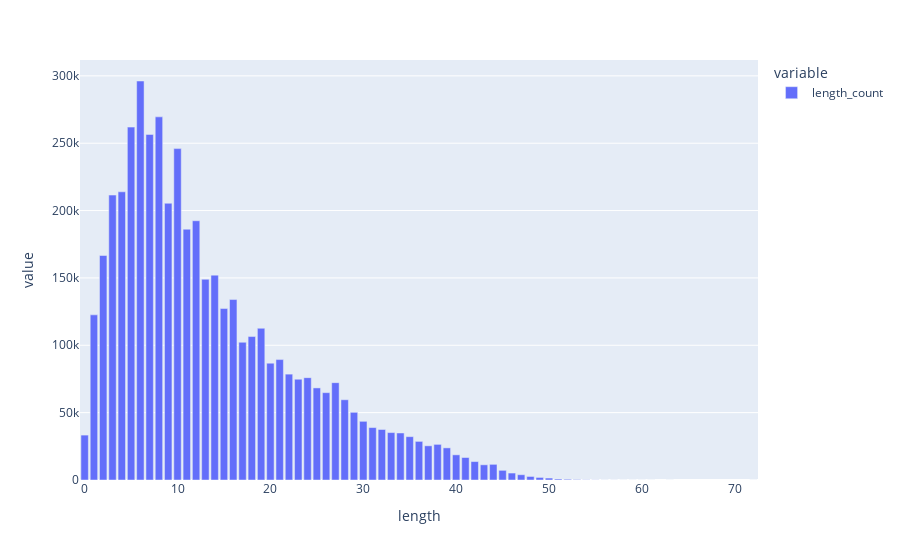

The notebook cell this image was saved under:
### Code cell
df.plot.bar()

### Figure 1 — Plotly figure (JSON) as saved in the notebook; plotly's stock layout.template omitted (floating-point values rounded to 4 significant figures)
{"data": [{"hovertemplate": "variable=length_count<br>length=%{x}<br>value=%{y}<extra></extra>", "legendgroup": "length_count", "marker": {"color": "#636efa", "pattern": {"shape": ""}}, "name": "length_count", "orientation": "v", "showlegend": true, "textposition": "auto", "type": "bar", "x": [0, 1, 2, 3, 4, 5, 6, 7, 8, 9, 10, 11, 12, 13, 14, 15, 16, 17, 18, 19, 20, 21, 22, 23, 24, 25, 26, 27, 28, 29, 30, 31, 32, 33, 34, 35, 36, 37, 38, 39, 40, 41, 42, 43, 44, 45, 46, 47, 48, 49, 50, 51, 52, 53, 54, 55, 56, 57, 58, 59, 60, 61, 63, 72], "xaxis": "x", "y": [33331, 122587, 166643, 211502, 213920, 261939, 296175, 256514, 269547, 205420, 245996, 186151, 192442, 148995, 152074, 127267, 133950, 102234, 106477, 112629, 86726, 89383, 78590, 74799, 75966, 68361, 64827, 72254, 59575, 50244, 43555, 38922, 37492, 35202, 34898, 32174, 28659, 25378, 26449, 23861, 18684, 16699, 13677, 11284, 11623, 7176, 5163, 3924, 2630, 1903, 1452, 753, 559, 321, 146, 95, 40, 31, 6, 6, 4, 1, 2, 1], "yaxis": "y"}], "layout": {"barmode": "relative", "legend": {"title": {"text": "variable"}, "tracegroupgap": 0}, "margin": {"t": 60}, "xaxis": {"anchor": "y", "domain": [0, 1], "title": {"text": "length"}}, "yaxis": {"anchor": "x", "domain": [0, 1], "title": {"text": "value"}}}}
